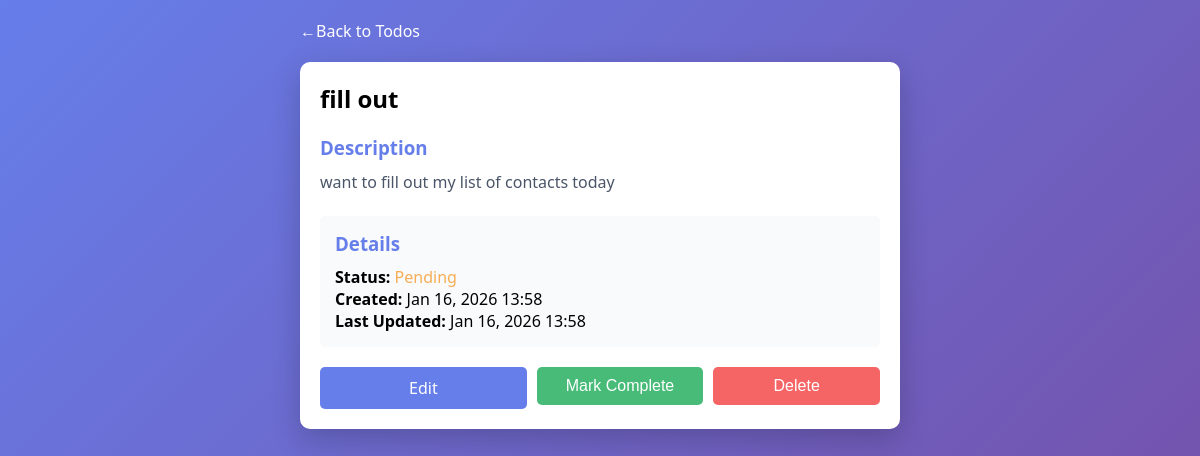
Page /todo/4/ on the committed database.
### todos/models.py (models this page shows, shortened)
class Todo(models.Model):
    title = models.CharField(max_length=200)
    description = models.TextField(blank=True, null=True)
    completed = models.BooleanField(default=False)
    created_at = models.DateTimeField(auto_now_add=True)
    updated_at = models.DateTimeField(auto_now=True)
    due_date = models.DateTimeField(blank=True, null=True)
    class Meta:
        ordering = ['-created_at']

### todos/views.py (the view)
# urls.py: path('todo/<int:pk>/', views.todo_detail, name='todo_detail'),
def todo_detail(request, pk):
    todo = get_object_or_404(Todo, pk=pk)
    return render(request, 'todos/todo_detail.html', {'todo': todo})

### todos/templates/todos/todo_detail.html (shortened to what this page needs)
{% extends 'todos/base.html' %}
{% block content %}
<a href="{% url 'home' %}" class="back-link">Back to Todos</a>
<div class="card">
    <h2 style="margin-bottom: 20px;">{{ todo.title }}</h2>
    {% if todo.description %}
        <div style="margin-bottom: 20px;">
            <h3 style="color: #667eea; margin-bottom: 10px;">Description</h3>
            <p style="color: #4a5568; line-height: 1.6;">{{ todo.description }}</p>
        </div>
    {% endif %}
    <div style="margin-bottom: 20px; padding: 15px; background: #f9fafb; border-radius: 5px;">
        <h3 style="color: #667eea; margin-bottom: 10px;">Details</h3>
        <p><strong>Status:</strong>
            {% if todo.completed %}
                <span style="color: #48bb78;">✓ Completed</span>
            {% else %}
                <span style="color: #f6ad55;">Pending</span>
            {% endif %}
        </p>
        <p><strong>Created:</strong> {{ todo.created_at|date:"M d, Y H:i" }}</p>
        <p><strong>Last Updated:</strong> {{ todo.updated_at|date:"M d, Y H:i" }}</p>
    </div>
    <div class="action-buttons">
        <a href="{% url 'todo_update' todo.pk %}" class="btn btn-primary">Edit</a>
        {% if not todo.completed %}
            <form method="post" action="{% url 'todo_toggle' todo.pk %}" style="flex: 1;">
                <button type="submit" class="btn btn-success" style="width: 100%;">Mark Complete</button>
            </form>
        {% else %}
            <form method="post" action="{% url 'todo_toggle' todo.pk %}" style="flex: 1;">
                {% csrf_token %}
                <button type="submit" class="btn btn-secondary" style="width: 100%;">Mark Incomplete</button>
            </form>
        {% endif %}
        <form method="post" action="{% url 'todo_delete' todo.pk %}" style="flex: 1;">
            <button type="submit" class="btn btn-danger" style="width: 100%;" onclick="return confirm('Are you sure?')">Delete</button>
        </form>
    </div>
</div>
{% endblock %}

### todos/templates/todos/base.html (style rules this page uses)
* { margin: 0; padding: 0; box-sizing: border-box; }
body { font-family: 'Segoe UI', Tahoma, Geneva, Verdana, sans-serif; background: linear-gradient(135deg, #667eea 0%, #764ba2 100%); min-height: 100vh; padding: 20px; }
.card { background: white; border-radius: 10px; padding: 20px; box-shadow: 0 10px 30px rgba(0, 0, 0, 0.2); margin-bottom: 20px; }
.btn { display: inline-block; padding: 10px 20px; border: none; border-radius: 5px; cursor: pointer; font-size: 1em; text-decoration: none; transition: all 0.3s ease; }
.btn-primary { background: #667eea; color: white; }
.btn-success { background: #48bb78; color: white; }
.btn-danger { background: #f56565; color: white; }
.action-buttons { display: flex; gap: 10px; margin-top: 15px; }
.action-buttons .btn { flex: 1; text-align: center; }
.back-link { color: white; text-decoration: none; display: inline-flex; align-items: center; margin-bottom: 20px; font-size: 1em; }
.back-link::before { content: "← "; }

### rows in the picture
Todo: title "fill out", description "want to fill out my list of contacts today", created_at "Jan 16, 2026 13:58", updated_at "Jan 16, 2026 13:58"
